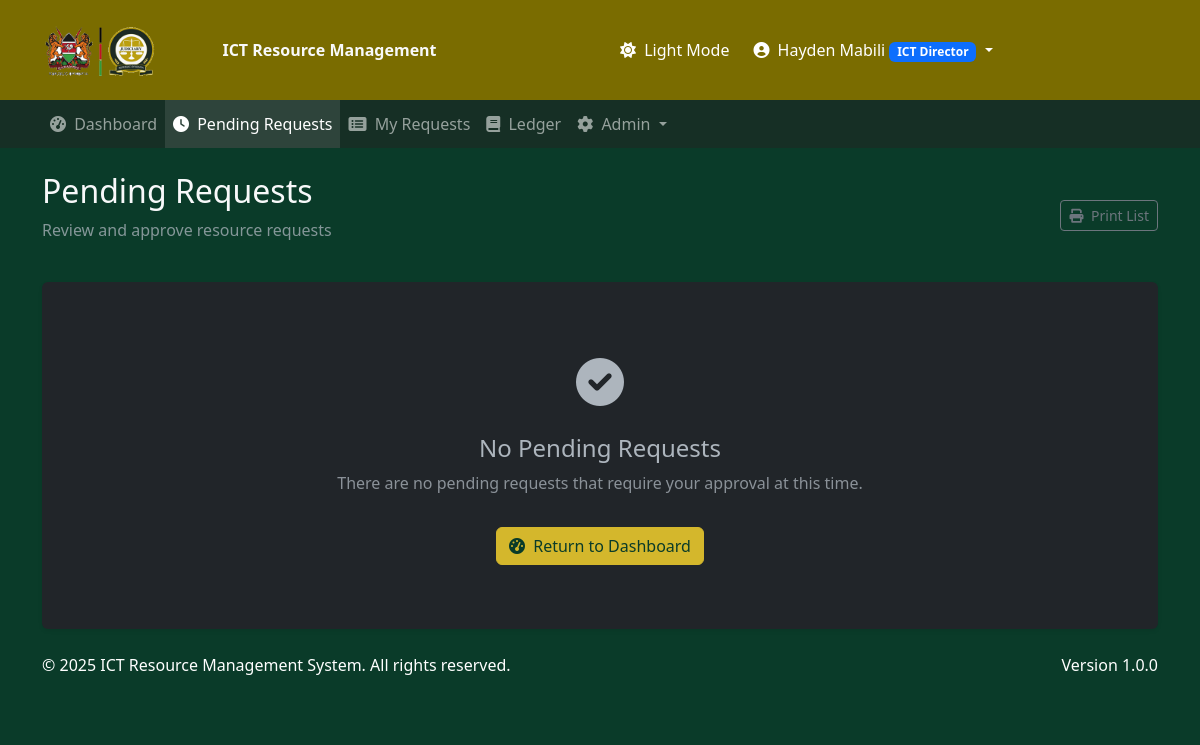
Before: /requests/pending/ (signed in) with the older database file.
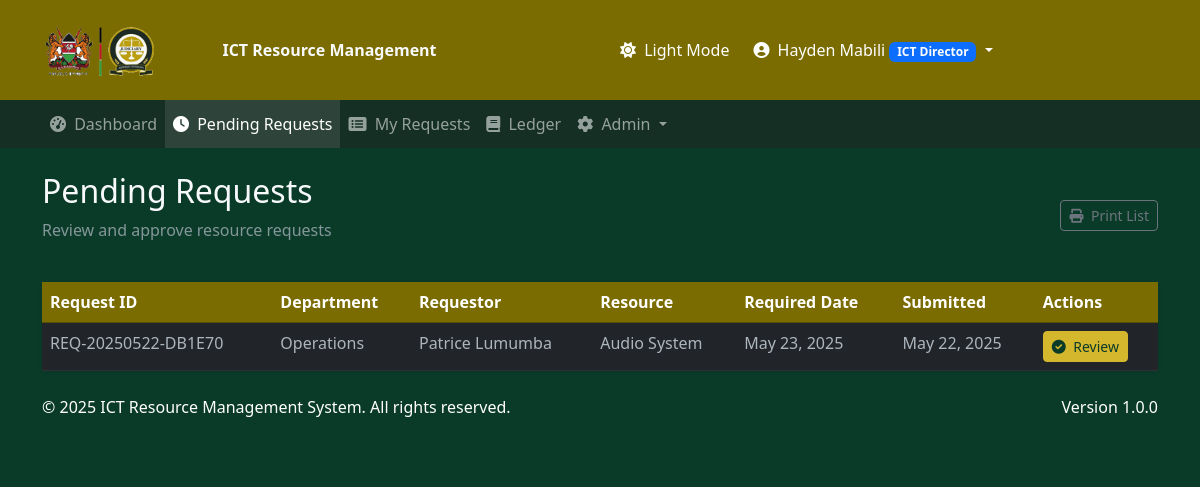
After: the same page with the newer database file.
### resource_requests/models.py (models this page shows, shortened)
class ResourceRequest(models.Model):
    STATUS_CHOICES = [
        ("pending", "Pending"),
        ("approved", "Approved"),
        ("rejected", "Rejected"),
        ("completed", "Completed"),
    ]
    DURATION_CHOICES = [
        ("1_hour", "1 Hour"),
        ("2_hours", "2 Hours"),
        ("half_day", "Half Day"),
        ("full_day", "Full Day"),
        ("multiple_days", "Multiple Days"),
    ]
    request_id = models.CharField(max_length=20, unique=True)
    requestor = models.ForeignKey(
        User, on_delete=models.CASCADE, related_name="requests"
    )
    department = models.ForeignKey(Department, on_delete=models.CASCADE)
    resource = models.ForeignKey(Resource, on_delete=models.CASCADE)
    purpose = models.TextField()
    required_date = models.DateField()
    duration = models.CharField(max_length=20, choices=DURATION_CHOICES)
    additional_info = models.TextField(blank=True, null=True)
    status = models.CharField(max_length=10, choices=STATUS_CHOICES, default="pending")
    submitted_at = models.DateTimeField(auto_now_add=True)
    approved_by = models.ForeignKey(
        User,
        on_delete=models.SET_NULL,
        null=True,
        blank=True,
        related_name="approved_requests",
    )
    approved_at = models.DateTimeField(null=True, blank=True)
    physical_copy_stamped = models.BooleanField(default=False)
    director_notes = models.TextField(blank=True, null=True)
    signature_image = models.ImageField(upload_to="signatures/", blank=True, null=True)
    stamp_date = models.DateTimeField(null=True, blank=True)

class Department(models.Model):
    name = models.CharField(max_length=100)
    description = models.TextField(blank=True, null=True)
    def __str__(self):
        return self.name

class Resource(models.Model):
    name = models.CharField(max_length=100)
    description = models.TextField(blank=True, null=True)
    is_available = models.BooleanField(default=True)
    def __str__(self):
        return self.name

### resource_requests/views.py (the view)
# urls.py: path('requests/pending/', views.pending_requests, name='pending_requests'),
@login_required
def pending_requests(request):
    if not ((request.user.profile.is_director or request.user.profile.is_deputy_director) and
            request.user.profile.has_approval_rights or
            request.user.profile.is_admin or
            request.user.is_staff):
        messages.error(request, "You don't have permission to view pending requests.")
        return redirect('dashboard')
    if (request.user.profile.is_director or request.user.profile.is_deputy_director) and request.user.profile.has_approval_rights:
        pending = ResourceRequest.objects.filter(status='pending').order_by('-submitted_at')
    else:
        pending = ResourceRequest.objects.filter(status='pending').order_by('-submitted_at')
    paginator = Paginator(pending, 10)  # Show 10 requests per page
    page_number = request.GET.get('page')
    page_obj = paginator.get_page(page_number)
    context = {
        'page_obj': page_obj,
    }
    return render(request, 'resource_requests/pending_requests.html', context)

### templates/resource_requests/pending_requests.html (shortened to what this page needs)
{% extends 'resource_requests/base.html' %}
{% load static %}
{% block content %}
<div class="d-flex flex-column flex-md-row justify-content-between align-items-md-center mb-4">
    <div>
        <h1 class="h2">Pending Requests</h1>
        <p class="text-muted">Review and approve resource requests</p>
    </div>
    <div class="mt-3 mt-md-0">
        <button class="btn btn-outline-secondary btn-sm btn-print">
            <i class="fas fa-print me-1"></i> Print List
        </button>
    </div>
</div>
{% if page_obj %}
    <div class="card border-0 shadow-sm">
        <div class="card-body p-0">
            <div class="table-responsive">
                <table class="table table-hover mb-0">
                    <thead>
                        <tr>
                            <th>Request ID</th>
                            <th>Department</th>
                            <th>Requestor</th>
                            <th>Resource</th>
                            <th>Required Date</th>
                            <th>Submitted</th>
                            <th>Actions</th>
                        </tr>
                    </thead>
                    <tbody>
                        {% for request in page_obj %}
                        <tr>
                            <td>{{ request.request_id }}</td>
                            <td>{{ request.department }}</td>
                            <td>{{ request.requestor.get_full_name|default:request.requestor.username }}</td>
                            <td>{{ request.resource }}</td>
                            <td>{{ request.required_date }}</td>
                            <td>{{ request.submitted_at|date:"M d, Y" }}</td>
                            <td>
                                <a href="{% url 'approve_request' request.request_id %}" class="btn btn-sm btn-primary">
                                    <i class="fas fa-check-circle me-1"></i> Review
                                </a>
                            </td>
                        </tr>
                        {% endfor %}
                    </tbody>
                </table>
            </div>
        </div>
    </div>
{% else %}
    <div class="card border-0 shadow-sm">
        <div class="card-body">
            <div class="empty-state">
                <div class="empty-state-icon">
                    <i class="fas fa-check-circle"></i>
                </div>
                <h4>No Pending Requests</h4>
                <p class="text-muted">There are no pending requests that require your approval at this time.</p>
                <a href="{% url 'dashboard' %}" class="btn btn-primary mt-3">
                    <i class="fas fa-tachometer-alt me-1"></i> Return to Dashboard
                </a>
            </div>
        </div>
    </div>
{% endif %}
{% endblock %}

Changed rows visible on the page:
added ResourceRequest: request_id "REQ-20250522-DB1E70", department "Operations", requestor.get_full_name "Patrice Lumumba", resource "Audio System", required_date "May 23, 2025", submitted_at "May 22, 2025"
Other visible differences:
text no longer shown: "No Pending Requests There are no pending requests that require your approval at this time. Return to Dashboard"
text now shown: "Request ID Department Requestor Resource Required Date Submitted Actions"
